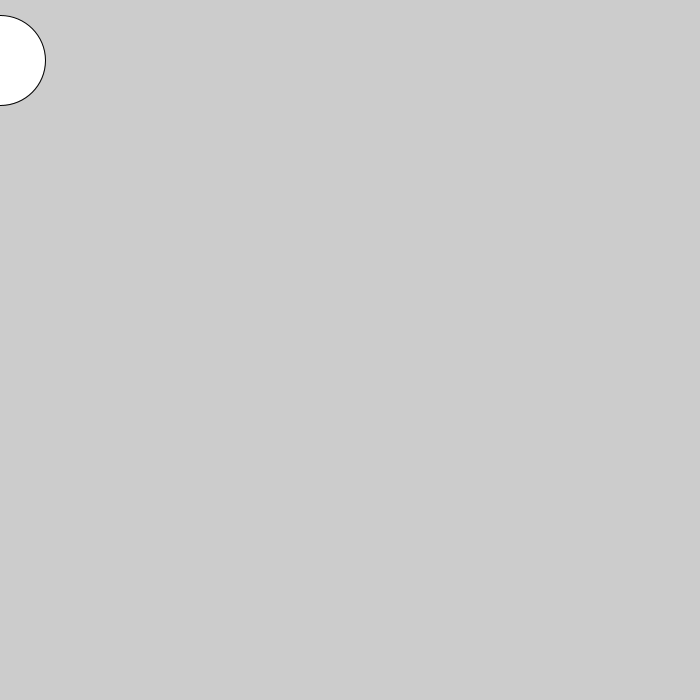
Frame 1 (no input)
Frame 60 (the mouse pressed at the canvas centre just before this capture): identical to frame 1, image omitted
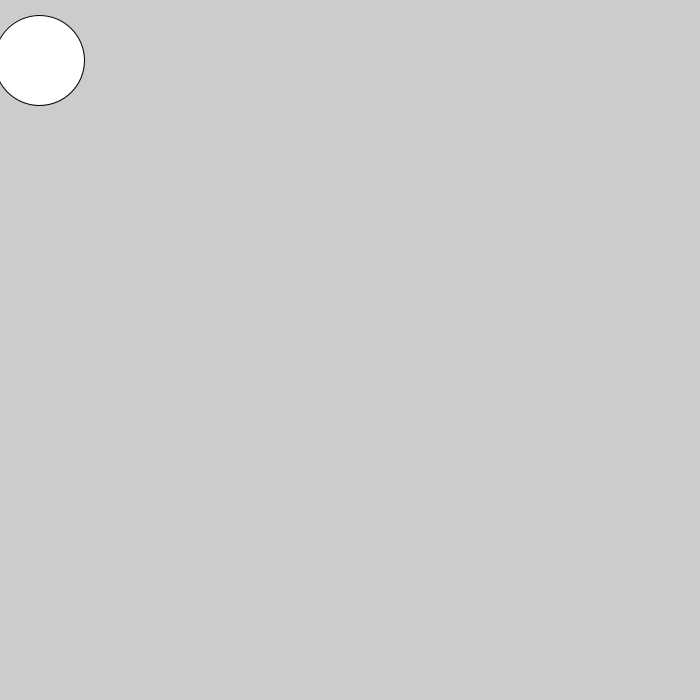
Frame 120 (the mouse held since frame 60 and released just before this capture)

The Processing sketch that drew these frames (run headless with seeded random() and noise(); from frame 60 on, the mouse is pressed at the canvas centre):

// Processing sketch: Make_Processing_7_11_2_Triggering_Timed_EventsExp
// ── Make_Processing_7_11_2_Triggering_Timed_EventsExp.pde
int time1 = 2000;
int time2 = 4000;
int time3 = 12000;
float x = 0;
boolean STATE = true;

void setup() {
  size(700, 700);
  smooth();
}

void draw() {
  int currentTime = millis();
  background(204);
  if (currentTime > time2 && STATE == true) {
    x -= 1;
  } else if (currentTime > time1) {
    x+=3;
  }
  if (x == 200) {
    STATE = false;
  }
  ellipse(x, 60, 90, 90);
}
